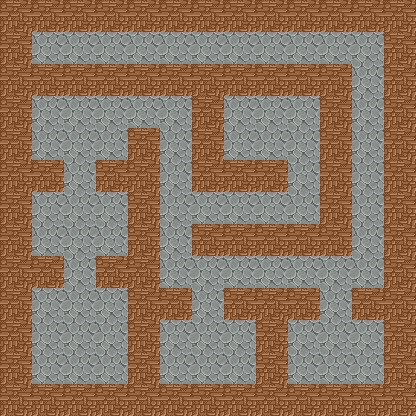

A 2D game scene composited from a Tiled map and its tileset images. What follows is a short description and the map's XML, with every tile layer's data as written:
An orthogonal 13x13 tile map with 32x32 px tiles, 2 tile layers (background, wall) and 33 objects.

<map version="1.0" tiledversion="2018.04.18" orientation="orthogonal" renderorder="right-up" width="13" height="13" tilewidth="32" tileheight="32" infinite="0" nextobjectid="52">
 <tileset firstgid="1" source="terrain.tsx" />
 <layer name="background" width="13" height="13">
  <data encoding="csv">
1,1,1,1,1,1,1,1,1,1,1,1,1,
1,1,1,1,1,1,1,1,1,1,1,1,1,
1,1,1,1,1,1,1,1,1,1,1,1,1,
1,1,1,1,1,1,1,1,1,1,1,1,1,
1,1,1,1,1,1,1,1,1,1,1,1,1,
1,1,1,1,1,1,1,1,1,1,1,1,1,
1,1,1,1,1,1,1,1,1,1,1,1,1,
1,1,1,1,1,1,1,1,1,1,1,1,1,
1,1,1,1,1,1,1,1,1,1,1,1,1,
1,1,1,1,1,1,1,1,1,1,1,1,1,
1,1,1,1,1,1,1,1,1,1,1,1,1,
1,1,1,1,1,1,1,1,1,1,1,1,1,
1,1,1,1,1,1,1,1,1,1,1,1,1
</data>
 </layer>
 <layer name="wall" width="13" height="13">
  <data encoding="csv">
2,2,2,2,2,2,2,2,2,2,2,2,2,
2,0,0,0,0,0,0,0,0,0,0,0,2,
2,2,2,2,2,2,2,2,2,2,2,0,2,
2,0,0,0,0,0,2,0,0,0,2,0,2,
2,0,0,0,2,0,2,0,0,0,2,0,2,
2,2,0,2,2,0,2,2,2,0,2,0,2,
2,0,0,0,2,0,0,0,0,0,2,0,2,
2,0,0,0,2,0,2,2,2,2,2,0,2,
2,2,0,2,2,0,0,0,0,0,0,0,2,
2,0,0,0,2,2,0,2,2,2,0,2,2,
2,0,0,0,2,0,0,0,2,0,0,0,2,
2,0,0,0,2,0,0,0,2,0,0,0,2,
2,2,2,2,2,2,2,2,2,2,2,2,2
</data>
 </layer>
 <objectgroup name="enemy">
  <object id="4" x="96" y="32" width="32" height="32">
   <properties>
    <property name="enemy_id" type="int" value="9" />
   </properties>
  </object>
  <object id="15" x="128" y="32" width="32" height="32">
   <properties>
    <property name="enemy_id" type="int" value="10" />
   </properties>
  </object>
  <object id="16" x="160" y="32" width="32" height="32">
   <properties>
    <property name="enemy_id" type="int" value="9" />
   </properties>
  </object>
  <object id="17" x="224" y="192" width="32" height="32">
   <properties>
    <property name="enemy_id" type="int" value="5" />
   </properties>
  </object>
  <object id="18" x="256" y="192" width="32" height="32">
   <properties>
    <property name="enemy_id" type="int" value="13" />
   </properties>
  </object>
  <object id="19" x="288" y="192" width="32" height="32">
   <properties>
    <property name="enemy_id" type="int" value="5" />
   </properties>
  </object>
  <object id="20" x="320" y="320" width="32" height="32">
   <properties>
    <property name="enemy_id" type="int" value="5" />
   </properties>
  </object>
  <object id="21" x="288" y="352" width="32" height="32">
   <properties>
    <property name="enemy_id" type="int" value="9" />
   </properties>
  </object>
  <object id="22" x="352" y="352" width="32" height="32">
   <properties>
    <property name="enemy_id" type="int" value="9" />
   </properties>
  </object>
  <object id="23" x="64" y="224" width="32" height="32">
   <properties>
    <property name="enemy_id" type="int" value="2" />
   </properties>
  </object>
  <object id="24" x="64" y="128" width="32" height="32">
   <properties>
    <property name="enemy_id" type="int" value="1" />
   </properties>
  </object>
 </objectgroup>
 <objectgroup name="Articles">
  <object id="25" x="32" y="96" width="32" height="32">
   <properties>
    <property name="articles_id" type="int" value="5" />
   </properties>
  </object>
  <object id="26" x="32" y="192" width="32" height="32">
   <properties>
    <property name="articles_id" type="int" value="17" />
   </properties>
  </object>
  <object id="27" x="32" y="320" width="32" height="32">
   <properties>
    <property name="articles_id" type="int" value="5" />
   </properties>
  </object>
  <object id="28" x="96" y="320" width="32" height="32">
   <properties>
    <property name="articles_id" type="int" value="17" />
   </properties>
  </object>
  <object id="29" x="96" y="352" width="32" height="32">
   <properties>
    <property name="articles_id" type="int" value="17" />
   </properties>
  </object>
  <object id="30" x="64" y="352" width="32" height="32">
   <properties>
    <property name="articles_id" type="int" value="40" />
   </properties>
  </object>
  <object id="31" x="32" y="352" width="32" height="32">
   <properties>
    <property name="articles_id" type="int" value="5" />
   </properties>
  </object>
  <object id="32" x="160" y="320" width="32" height="32">
   <properties>
    <property name="articles_id" type="int" value="17" />
   </properties>
  </object>
  <object id="33" x="320" y="352" width="32" height="32">
   <properties>
    <property name="articles_id" type="int" value="6" />
   </properties>
  </object>
  <object id="34" x="224" y="128" width="32" height="32">
   <properties>
    <property name="articles_id" type="int" value="2" />
   </properties>
  </object>
  <object id="35" x="256" y="128" width="32" height="32">
   <properties>
    <property name="articles_id" type="int" value="5" />
   </properties>
  </object>
  <object id="36" x="256" y="96" width="32" height="32">
   <properties>
    <property name="articles_id" type="int" value="17" />
   </properties>
  </object>
  <object id="37" x="224" y="96" width="32" height="32">
   <properties>
    <property name="articles_id" type="int" value="1" />
   </properties>
  </object>
 </objectgroup>
 <objectgroup name="Teleport">
  <object id="38" x="32" y="32" width="32" height="32">
   <properties>
    <property name="direction" type="int" value="3" />
    <property name="targetNum" type="int" value="2" />
    <property name="teleport_id" type="int" value="2" />
   </properties>
  </object>
  <object id="40" x="192" y="352" width="32" height="32">
   <properties>
    <property name="direction" type="int" value="4" />
    <property name="targetNum" type="int" value="0" />
    <property name="teleport_id" type="int" value="1" />
   </properties>
  </object>
 </objectgroup>
 <objectgroup name="Npc" />
 <objectgroup name="door">
  <object id="41" x="128" y="96" width="32" height="32">
   <properties>
    <property name="door_id" type="int" value="1" />
   </properties>
  </object>
  <object id="46" x="64" y="160" width="32" height="32">
   <properties>
    <property name="door_id" type="int" value="1" />
   </properties>
  </object>
  <object id="47" x="64" y="256" width="32" height="32">
   <properties>
    <property name="door_id" type="int" value="1" />
   </properties>
  </object>
  <object id="48" x="192" y="288" width="32" height="32">
   <properties>
    <property name="door_id" type="int" value="1" />
   </properties>
  </object>
  <object id="49" x="320" y="288" width="32" height="32">
   <properties>
    <property name="door_id" type="int" value="1" />
   </properties>
  </object>
  <object id="50" x="192" y="192" width="32" height="32">
   <properties>
    <property name="door_id" type="int" value="1" />
   </properties>
  </object>
  <object id="51" x="288" y="160" width="32" height="32">
   <properties>
    <property name="door_id" type="int" value="1" />
   </properties>
  </object>
 </objectgroup>
</map>